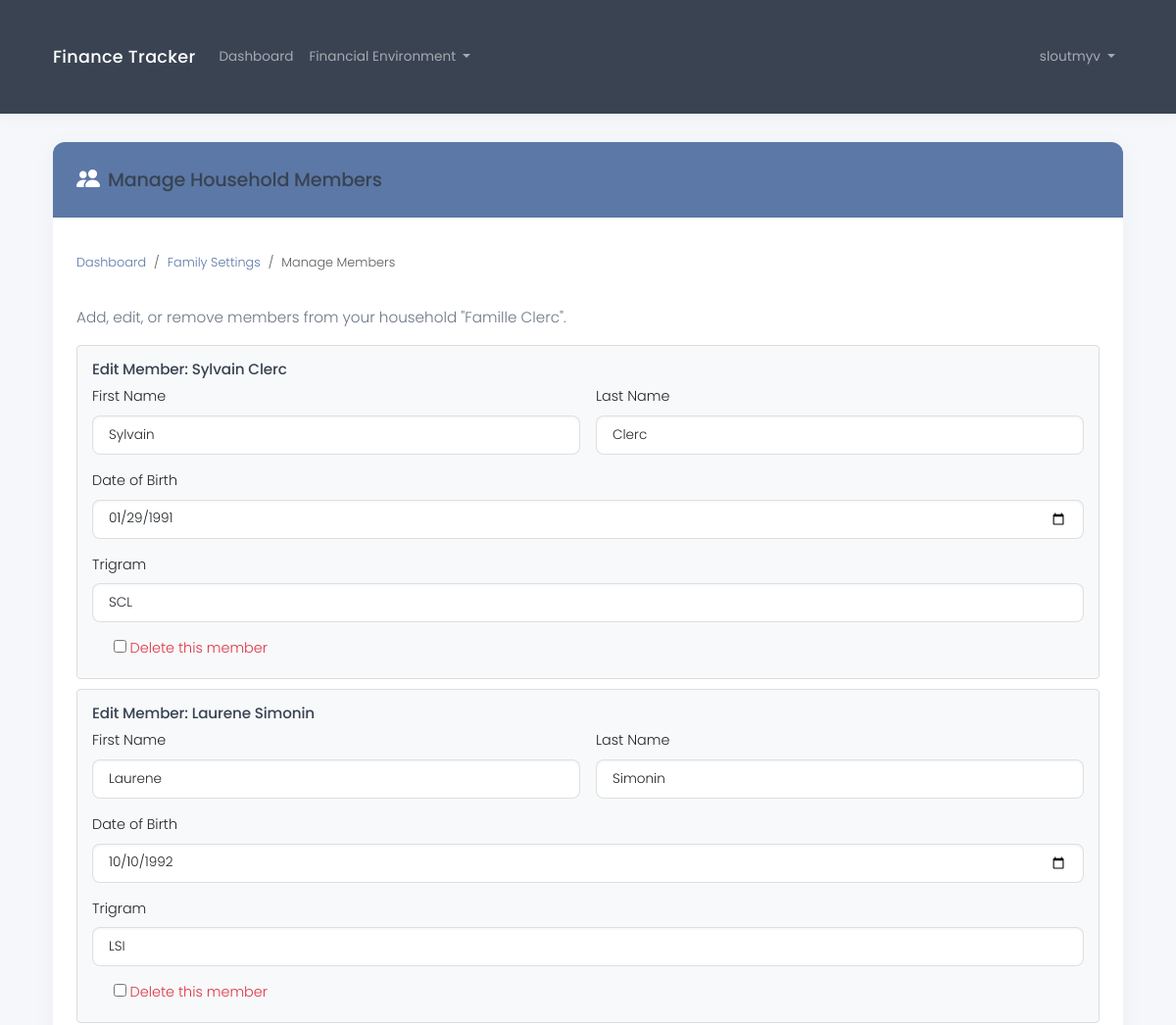
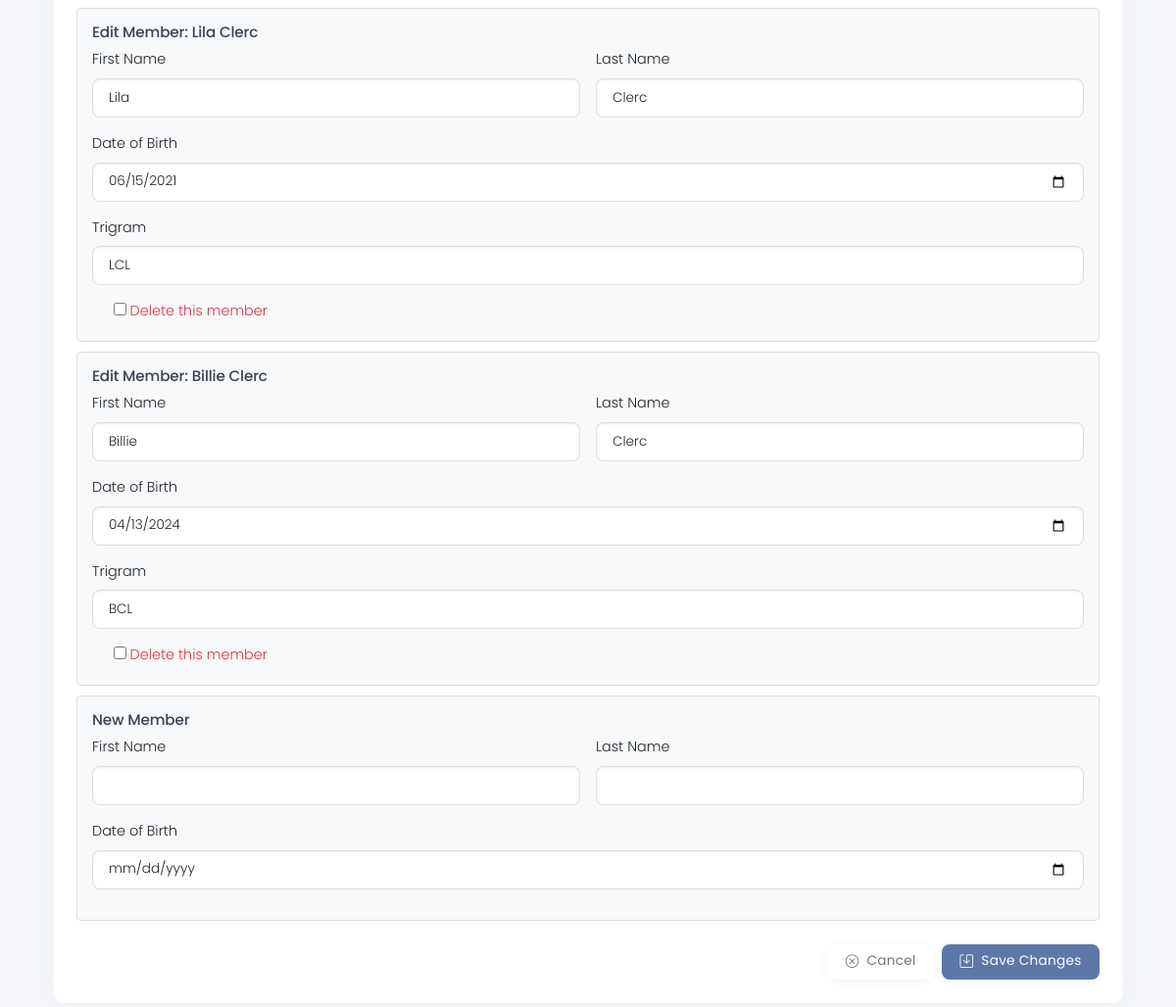
The page /en/financial/household/members/ (signed in) on the database its author committed (2 pictures, top to bottom).
### core/models.py (models this page shows, shortened)
class TaxHousehold(models.Model):
    user = models.OneToOneField(User, on_delete=models.CASCADE, related_name='tax_household')
    name = models.CharField(max_length=100, help_text=_("Name of the tax household (e.g. 'Smith Family')"))
    created_at = models.DateTimeField(auto_now_add=True)
    updated_at = models.DateTimeField(auto_now=True)

class HouseholdMember(models.Model):
    tax_household = models.ForeignKey(TaxHousehold, on_delete=models.CASCADE, related_name='members')
    first_name = models.CharField(max_length=100)
    last_name = models.CharField(max_length=100)
    date_of_birth = models.DateField()
    trigram = models.CharField(max_length=3, editable=False)
    created_at = models.DateTimeField(auto_now_add=True)
    updated_at = models.DateTimeField(auto_now=True)

### core/views.py (the view)
# urls.py: path('financial/household/members/', views.household_members, name='household_members'),
@login_required
def household_members(request):
    try:
        household = request.user.tax_household
    except TaxHousehold.DoesNotExist:
        messages.error(request, "You need to create a tax household first.")
        return redirect('household_create')
    if request.method == 'POST':
        formset = HouseholdMemberFormSet(request.POST, instance=household)
        if formset.is_valid():
            formset.save()
            messages.success(request, "Household members updated successfully!")
            return redirect('financial_settings')
    else:
        formset = HouseholdMemberFormSet(instance=household)
    return render(request, 'financial/household_members.html', {
        'formset': formset,
        'household': household
    })

### core/context_processors.py (called while the page is built)
def language_context(request):
    language_code = getattr(request, 'LANGUAGE_CODE', settings.LANGUAGE_CODE)
    return {
        'LANGUAGE_CODE': language_code,
        'LANGUAGES': settings.LANGUAGES,
    }

### templates/financial/household_members.html (shortened to what this page needs)
{% extends 'base.html' %}
{% load i18n_extras %}
{% block content %}
<div class="row">
    <div class="col-md-12">
        <div class="card">
            <div class="card-header bg-primary text-white d-flex align-items-center">
                <i class="bi bi-people-fill me-2 fs-4"></i>
                <h3 class="mb-0">{% translate_json "Manage Household Members" %}</h3>
            </div>
            <div class="card-body">
                <nav aria-label="breadcrumb" class="mb-4">
                    <ol class="breadcrumb">
                        <li class="breadcrumb-item"><a href="{% url 'dashboard' %}">{% translate_json "Dashboard" %}</a></li>
                        <li class="breadcrumb-item"><a href="{% url 'financial_settings' %}">{% translate_json "Family Settings" %}</a></li>
                        <li class="breadcrumb-item active" aria-current="page">{% translate_json "Manage Members" %}</li>
                    </ol>
                </nav>
                <p class="lead">{% translate_json "Add, edit, or remove members from your household" %} "{{ household.name }}".</p>
                <form method="post">
                    {% for form in formset %}
                        <div class="member-form">
                            {% if form.instance.pk %}
                                <h5>{% translate_json "Edit Member" %}: {{ form.instance.first_name }} {{ form.instance.last_name }}</h5>
                            {% else %}
                                <h5>{% translate_json "New Member" %}</h5>
                            {% endif %}
                            <div class="row g-3">
                                <div class="col-md-6">
                                    <label for="{{ form.first_name.id_for_label }}" class="form-label">{% translate_json "First Name" %}</label>
                                    {{ form.first_name }}
                                </div>
                                <div class="col-md-6">
                                    <label for="{{ form.last_name.id_for_label }}" class="form-label">{% translate_json "Last Name" %}</label>
                                    {{ form.last_name }}
                                </div>
                            </div>
                            <div class="mb-3 mt-3">
                                <label for="{{ form.date_of_birth.id_for_label }}" class="form-label">{% translate_json "Date of Birth" %}</label>
                                {{ form.date_of_birth }}
                            </div>
                            {% if form.instance.pk %}
                                <div class="mb-3">
                                    <label class="form-label">{% translate_json "Trigram" %}</label>
                                    <input type="text" value="{{ form.instance.trigram }}" class="form-control" readonly>
                                </div>
                                <div class="delete-row">
                                    <div class="form-check">
                                        {{ form.DELETE }}
                                        <label class="form-check-label text-danger" for="{{ form.DELETE.id_for_label }}">
                                            {% translate_json "Delete this member" %}
                                        </label>
                                    </div>
                                </div>
                            {% endif %}
                        </div>
                    {% endfor %}
                    <div class="d-grid gap-2 d-md-flex justify-content-md-end mt-4">
                        <a href="{% url 'financial_settings' %}" class="btn btn-outline-secondary">
                            <i class="bi bi-x-circle me-1"></i> {% translate_json "Cancel" %}
                        </a>
                        <button type="submit" class="btn btn-primary">
                            <i class="bi bi-save me-1"></i> {% translate_json "Save Changes" %}
                        </button>
                    </div>
                </form>
            </div>
        </div>
    </div>
</div>
{% endblock %}

### templates/base.html (shortened to what this page needs)
{% load i18n %}
{% load i18n_extras %}
{% load static %}
<!DOCTYPE html>
<html lang="{{ LANGUAGE_CODE }}">
<head>
    <link href="https://cdn.jsdelivr.net/npm/bootstrap@5.3.2/dist/css/bootstrap.min.css" rel="stylesheet">
    <link rel="stylesheet" href="https://cdn.jsdelivr.net/npm/bootstrap-icons@1.11.3/font/bootstrap-icons.min.css">
    <link rel="stylesheet" href="{% static 'css/custom.css' %}">
</head>
<body>
    <nav class="navbar navbar-expand-lg navbar-dark bg-dark">
        <div class="container">
            <a class="navbar-brand" href="{% url 'home' %}">{% translate_json "Finance Tracker" %}</a>
            <div class="collapse navbar-collapse" id="navbarNav">
                <ul class="navbar-nav me-auto">
                    {% if user.is_authenticated %}
                        <li class="nav-item">
                            <a class="nav-link" href="{% url 'dashboard' %}">{% translate_json "Dashboard" %}</a>
                        </li>
                        <li class="nav-item dropdown">
                            <a class="nav-link dropdown-toggle" href="#" id="financialDropdown" role="button" data-bs-toggle="dropdown">
                                {% translate_json "Financial Environment" %}
                            </a>
                        </li>
                    {% endif %}
                </ul>
                <ul class="navbar-nav ms-auto">
                    {% if user.is_authenticated %}
                        <li class="nav-item dropdown">
                            <a class="nav-link dropdown-toggle" href="#" id="navbarDropdown" role="button" data-bs-toggle="dropdown">
                                {{ user.username }}
                            </a>
                        </li>
                    {% else %}
                        <li class="nav-item">
                            <a class="nav-link" href="{% url 'login' %}">{% translate_json "Login" %}</a>
                        </li>
                    {% endif %}
                </ul>
            </div>
        </div>
    </nav>
    <div class="container">
        {% block content %}{% endblock %}
    </div>
</body>
</html>

### static/css/custom.css (style rules this page uses)
:root { --primary: #5b78a7; --primary-light: #d0dff0; --primary-hover: #4a6791; --secondary: #8a92a9; --secondary-light: #ebeef5; --accent: #b38d97; --accent-light: #f4e8eb; --success: #7ba59a; --success-light: #e1eeeb; --success-hover: #6a9188; --warning: #c2b091; --warning-light: #f5f1e8; --danger: #a97e7e; --danger-light: #f1e5e5; --dark: #394352; --medium: #6b7686; --light: #f5f7fa; --white: #ffffff; --shadow: rgba(145, 155, 174, 0.08); --font-body: 'Poppins', -apple-system, BlinkMacSystemFont, sans-serif; --transition: all 0.3s ease; }
body { font-family: var(--font-body); color: var(--dark); background-color: var(--light); line-height: 1.5; font-weight: 300; font-size: 0.9rem; }
h1, h2, h3, h4, h5, h6 { font-weight: 500; letter-spacing: -0.01em; color: var(--dark); }
p { font-size: 0.9rem; font-weight: 300; color: var(--medium); }
.navbar { box-shadow: 0 2px 15px var(--shadow); padding: 0.7rem 1rem; }
.navbar.navbar-dark.bg-dark { background-color: var(--dark) !important; }
.navbar-brand { font-weight: 500; letter-spacing: 0.3px; font-size: 1.1rem; }
.navbar-nav .nav-link { font-weight: 400; padding: 0.5rem 1rem; transition: var(--transition); font-size: 0.85rem; }
.card { border: none; border-radius: 12px; box-shadow: 0 5px 20px var(--shadow); transition: var(--transition); margin-bottom: 24px; background-color: var(--white); }
.card-header { background-color: var(--white); border-bottom: 1px solid rgba(0,0,0,0.05); padding: 1.25rem 1.5rem; border-radius: 12px 12px 0 0 !important; font-weight: 500; font-size: 0.95rem; }
.card-header.bg-primary { background-color: var(--primary) !important; color: var(--white); }
.card-body { padding: 1.5rem; }
.btn { border-radius: 8px; padding: 0.45rem 1.15rem; font-weight: 400; letter-spacing: 0.3px; transition: var(--transition); border: none; box-shadow: 0 2px 10px rgba(0,0,0,0.05); font-size: 0.85rem; }
.btn-primary { background-color: var(--primary); color: var(--white); }
.bi { vertical-align: -0.125em; }
.form-control { border-radius: 8px; border: 1px solid rgba(0,0,0,0.1); padding: 0.55rem 1rem; font-weight: 300; box-shadow: inset 0 1px 3px rgba(0,0,0,0.05); font-size: 0.85rem; }
.breadcrumb { background-color: transparent; padding: 0.75rem 0; font-size: 0.8rem; }
.breadcrumb-item a { color: var(--primary); text-decoration: none; }
.container { padding: 1.8rem 1.5rem; }
.lead { font-size: 0.95rem; font-weight: 300; color: var(--medium); }
h3 { font-size: 1.2rem; }
h5 { font-size: 0.95rem; }
.card-header h3 { margin-bottom: 0; }
.bg-primary { background-color: var(--primary) !important; }
@media (min-width: 992px) { .container { max-width: 960px; } }
@media (min-width: 1200px) { .container { max-width: 1140px; } }

### templates/financial/household_members.html (style rules this page uses)
.member-form { padding: 15px; margin-bottom: 10px; border: 1px solid #ddd; border-radius: 4px; background-color: #f8f9fa; }
.member-form .delete-row { margin-top: 10px; }

### rows shown on the page
TaxHousehold: name "Famille Clerc"
HouseholdMember: instance.first_name "Sylvain", instance.last_name "Clerc", instance.trigram "SCL"
HouseholdMember: instance.first_name "Laurene", instance.last_name "Simonin", instance.trigram "LSI"
HouseholdMember: instance.first_name "Lila", instance.last_name "Clerc", instance.trigram "LCL"
HouseholdMember: instance.first_name "Billie", instance.last_name "Clerc", instance.trigram "BCL"

### other values the page prints
{{ user.username }} "sloutmyv"
